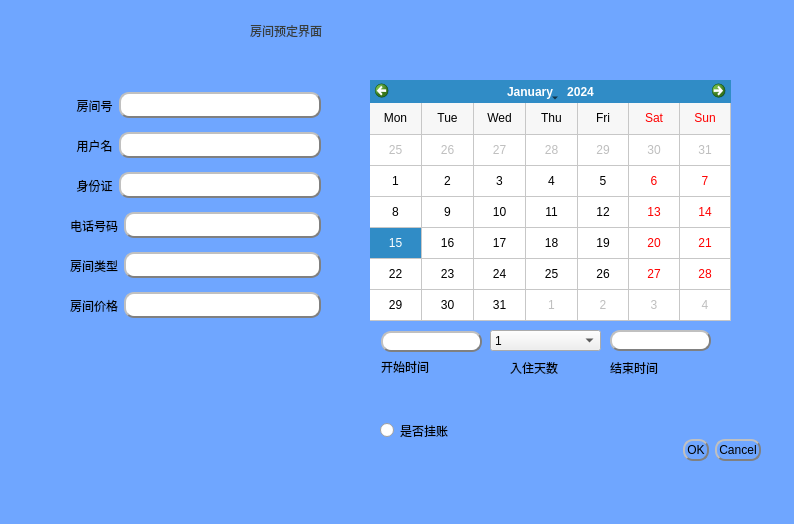
<?xml version="1.0" encoding="UTF-8"?>
<ui version="4.0">
 <class>ReBook</class>
 <widget class="QDialog" name="ReBook">
  <property name="geometry">
   <rect>
    <x>0</x>
    <y>0</y>
    <width>794</width>
    <height>524</height>
   </rect>
  </property>
  <property name="minimumSize">
   <size>
    <width>0</width>
    <height>4</height>
   </size>
  </property>
  <property name="windowTitle">
   <string>Dialog</string>
  </property>
  <property name="styleSheet">
   <string notr="true">QPushButton{border-width:2px;
border-color:gray;
border-radius:10px;
padding:2px;
border-style:outset;
}
QPushButton:pressed{
background-color: rgb(91, 85, 255);
}

QLineEdit{
border-style:outset;
border-width:2px;
border-radius:10px;
border-color:gray;
padding:3px;
}

QDialog{
background-color: rgb(111, 166, 255);
}</string>
  </property>
  <widget class="QDialogButtonBox" name="buttonBox">
   <property name="geometry">
    <rect>
     <x>20</x>
     <y>410</y>
     <width>741</width>
     <height>81</height>
    </rect>
   </property>
   <property name="orientation">
    <enum>Qt::Horizontal</enum>
   </property>
   <property name="standardButtons">
    <set>QDialogButtonBox::Cancel|QDialogButtonBox::Ok</set>
   </property>
  </widget>
  <widget class="QLabel" name="label">
   <property name="geometry">
    <rect>
     <x>250</x>
     <y>0</y>
     <width>261</width>
     <height>61</height>
    </rect>
   </property>
   <property name="styleSheet">
    <string notr="true">font: 32pt &quot;Bahnschrift SemiLight SemiConde&quot;;
color: rgb(56, 61, 59);</string>
   </property>
   <property name="text">
    <string>房间预定界面</string>
   </property>
  </widget>
  <widget class="QCalendarWidget" name="calendarWidget">
   <property name="geometry">
    <rect>
     <x>370</x>
     <y>80</y>
     <width>361</width>
     <height>241</height>
    </rect>
   </property>
   <property name="gridVisible">
    <bool>true</bool>
   </property>
   <property name="horizontalHeaderFormat">
    <enum>QCalendarWidget::ShortDayNames</enum>
   </property>
   <property name="verticalHeaderFormat">
    <enum>QCalendarWidget::NoVerticalHeader</enum>
   </property>
  </widget>
  <widget class="QLabel" name="dayNumsLabel">
   <property name="geometry">
    <rect>
     <x>510</x>
     <y>360</y>
     <width>60</width>
     <height>16</height>
    </rect>
   </property>
   <property name="text">
    <string>入住天数</string>
   </property>
  </widget>
  <widget class="QLabel" name="roomImageLabel">
   <property name="geometry">
    <rect>
     <x>90</x>
     <y>410</y>
     <width>180</width>
     <height>100</height>
    </rect>
   </property>
   <property name="text">
    <string/>
   </property>
  </widget>
  <widget class="QComboBox" name="dayNumsBox">
   <property name="geometry">
    <rect>
     <x>490</x>
     <y>330</y>
     <width>111</width>
     <height>21</height>
    </rect>
   </property>
   <property name="currentText">
    <string>1</string>
   </property>
   <property name="currentIndex">
    <number>0</number>
   </property>
   <property name="duplicatesEnabled">
    <bool>false</bool>
   </property>
   <item>
    <property name="text">
     <string>1</string>
    </property>
   </item>
   <item>
    <property name="text">
     <string>2</string>
    </property>
   </item>
   <item>
    <property name="text">
     <string>3</string>
    </property>
   </item>
   <item>
    <property name="text">
     <string>4</string>
    </property>
   </item>
   <item>
    <property name="text">
     <string>5</string>
    </property>
   </item>
  </widget>
  <widget class="QLabel" name="endTimeLabel">
   <property name="geometry">
    <rect>
     <x>610</x>
     <y>360</y>
     <width>60</width>
     <height>16</height>
    </rect>
   </property>
   <property name="text">
    <string>结束时间</string>
   </property>
  </widget>
  <widget class="QLineEdit" name="endTimeEdit">
   <property name="geometry">
    <rect>
     <x>610</x>
     <y>330</y>
     <width>101</width>
     <height>21</height>
    </rect>
   </property>
  </widget>
  <widget class="QWidget" name="layoutWidget">
   <property name="geometry">
    <rect>
     <x>70</x>
     <y>90</y>
     <width>251</width>
     <height>31</height>
    </rect>
   </property>
   <layout class="QHBoxLayout" name="horizontalLayout">
    <item>
     <widget class="QLabel" name="roomIdLabel">
      <property name="text">
       <string>  房间号</string>
      </property>
     </widget>
    </item>
    <item>
     <widget class="QLineEdit" name="rooIdEdit">
      <property name="text">
       <string/>
      </property>
      <property name="readOnly">
       <bool>false</bool>
      </property>
      <property name="placeholderText">
       <string/>
      </property>
     </widget>
    </item>
   </layout>
  </widget>
  <widget class="QWidget" name="layoutWidget">
   <property name="geometry">
    <rect>
     <x>70</x>
     <y>130</y>
     <width>251</width>
     <height>31</height>
    </rect>
   </property>
   <layout class="QHBoxLayout" name="horizontalLayout_2">
    <item>
     <widget class="QLabel" name="userNameLabel">
      <property name="text">
       <string>  用户名</string>
      </property>
     </widget>
    </item>
    <item>
     <widget class="QLineEdit" name="userNameEdit"/>
    </item>
   </layout>
  </widget>
  <widget class="QWidget" name="layoutWidget">
   <property name="geometry">
    <rect>
     <x>70</x>
     <y>170</y>
     <width>251</width>
     <height>31</height>
    </rect>
   </property>
   <layout class="QHBoxLayout" name="horizontalLayout_3">
    <item>
     <widget class="QLabel" name="RoomTypeLabel">
      <property name="text">
       <string>  身份证</string>
      </property>
     </widget>
    </item>
    <item>
     <widget class="QLineEdit" name="carIdEdit"/>
    </item>
   </layout>
  </widget>
  <widget class="QWidget" name="layoutWidget">
   <property name="geometry">
    <rect>
     <x>70</x>
     <y>210</y>
     <width>251</width>
     <height>31</height>
    </rect>
   </property>
   <layout class="QHBoxLayout" name="horizontalLayout_4">
    <item>
     <widget class="QLabel" name="roomPriceLabel">
      <property name="text">
       <string>电话号码</string>
      </property>
     </widget>
    </item>
    <item>
     <widget class="QLineEdit" name="phoneIdEdit"/>
    </item>
   </layout>
  </widget>
  <widget class="QWidget" name="layoutWidget">
   <property name="geometry">
    <rect>
     <x>70</x>
     <y>250</y>
     <width>251</width>
     <height>31</height>
    </rect>
   </property>
   <layout class="QHBoxLayout" name="horizontalLayout_5">
    <item>
     <widget class="QLabel" name="cardIdLabel">
      <property name="text">
       <string>房间类型</string>
      </property>
     </widget>
    </item>
    <item>
     <widget class="QLineEdit" name="RoomTypeEdit"/>
    </item>
   </layout>
  </widget>
  <widget class="QWidget" name="layoutWidget">
   <property name="geometry">
    <rect>
     <x>70</x>
     <y>290</y>
     <width>251</width>
     <height>31</height>
    </rect>
   </property>
   <layout class="QHBoxLayout" name="horizontalLayout_6">
    <item>
     <widget class="QLabel" name="phoneIdLabel">
      <property name="minimumSize">
       <size>
        <width>0</width>
        <height>0</height>
       </size>
      </property>
      <property name="lineWidth">
       <number>1</number>
      </property>
      <property name="midLineWidth">
       <number>0</number>
      </property>
      <property name="text">
       <string>房间价格</string>
      </property>
      <property name="scaledContents">
       <bool>false</bool>
      </property>
      <property name="indent">
       <number>0</number>
      </property>
     </widget>
    </item>
    <item>
     <widget class="QLineEdit" name="roomPriceEdit"/>
    </item>
   </layout>
  </widget>
  <widget class="QLineEdit" name="startTimeEdit">
   <property name="geometry">
    <rect>
     <x>381</x>
     <y>331</y>
     <width>101</width>
     <height>21</height>
    </rect>
   </property>
  </widget>
  <widget class="QLabel" name="startTimeLabel">
   <property name="geometry">
    <rect>
     <x>381</x>
     <y>359</y>
     <width>60</width>
     <height>16</height>
    </rect>
   </property>
   <property name="text">
    <string>开始时间</string>
   </property>
  </widget>
  <widget class="QRadioButton" name="IsDebtBtn">
   <property name="geometry">
    <rect>
     <x>380</x>
     <y>390</y>
     <width>181</width>
     <height>81</height>
    </rect>
   </property>
   <property name="text">
    <string>是否挂账</string>
   </property>
  </widget>
 </widget>
 <resources/>
 <connections>
  <connection>
   <sender>buttonBox</sender>
   <signal>accepted()</signal>
   <receiver>ReBook</receiver>
   <slot>accept()</slot>
   <hints>
    <hint type="sourcelabel">
     <x>248</x>
     <y>254</y>
    </hint>
    <hint type="destinationlabel">
     <x>157</x>
     <y>274</y>
    </hint>
   </hints>
  </connection>
  <connection>
   <sender>buttonBox</sender>
   <signal>rejected()</signal>
   <receiver>ReBook</receiver>
   <slot>reject()</slot>
   <hints>
    <hint type="sourcelabel">
     <x>316</x>
     <y>260</y>
    </hint>
    <hint type="destinationlabel">
     <x>286</x>
     <y>274</y>
    </hint>
   </hints>
  </connection>
 </connections>
</ui>
